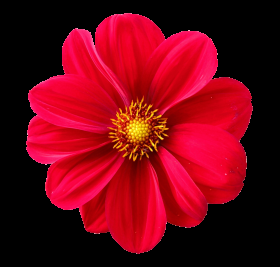
#> input picture flower.png, 280 x 267 px
$ python flower_effect.py
#> lines starting #> are read from the running program, lines starting #| are printed output that depends on the picture
import cv2

face = cv2.CascadeClassifier(cv2.data.haarcascades + 'haarcascade_frontalface_default.xml')
img = cv2.imread('flower.png')
#> img is the input picture: shape (267, 280, 3); mean B, G, R 19.4, 4.9, 109.1

cap = cv2.VideoCapture(0)

while True:
    _, frame = cap.read()
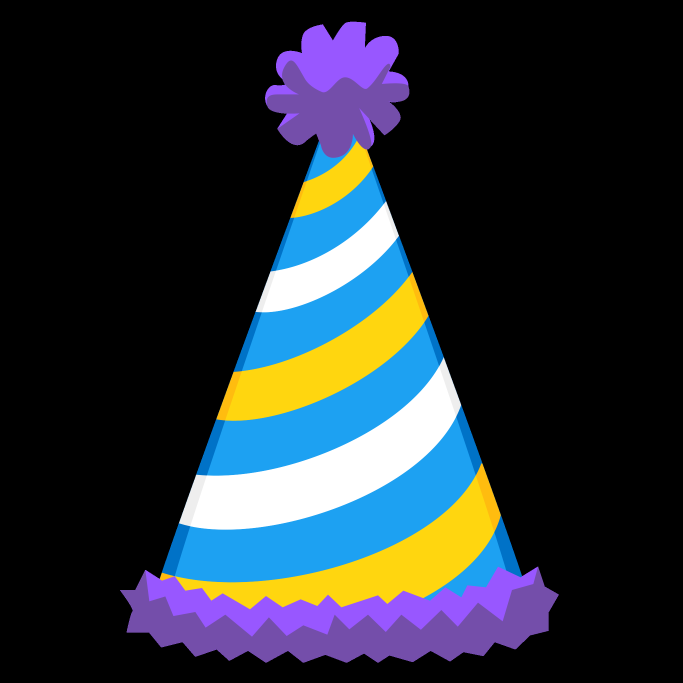
#> input picture hat.png, 2048 x 2048 px, given in place of the camera (shown at 1/3 size)
#> frame is the input picture: shape (2048, 2048, 3); mean B, G, R 53.8, 46.6, 39.8
    gray = cv2.cvtColor(frame, cv2.COLOR_BGR2GRAY)
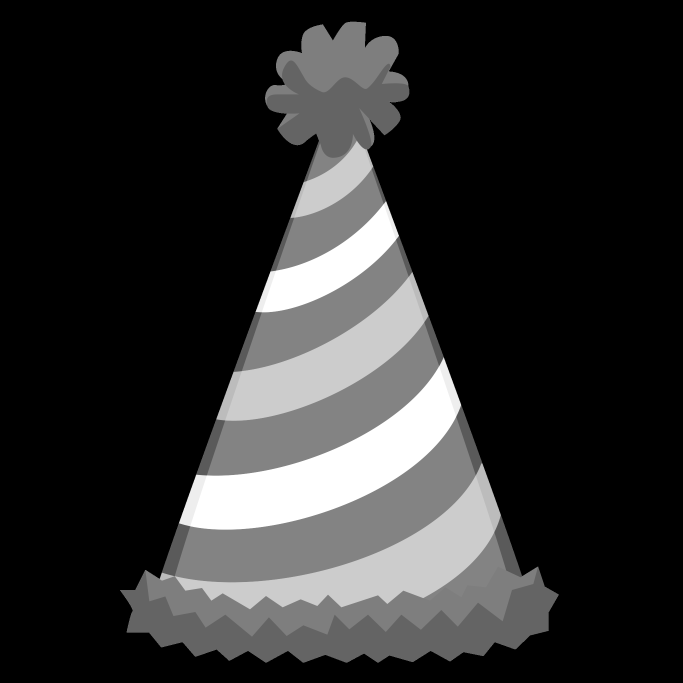
#> gray: shape (2048, 2048) (shown at 1/3 size); min 0, max 255, mean 45.5
    faces = face.detectMultiScale(gray, 1.1, 5, 30)
#> faces = ()

    for (x,y,w,h) in faces:
        ff = frame[y:(y+h)-y//4, x-x//6:x+w//6]
        fx, fy, _ = ff.shape
        try:
            flower = cv2.resize(img, (fy, fx))
            result = cv2.add(ff, flower)
            gray_result = cv2.cvtColor(result, cv2.COLOR_BGR2GRAY)
            for i in range(fx):
                for j in range(fy):
                    if gray_result[i][j] == 255:
                        result[i][j] = [0,0,0]
            frame[y:(y+h)-y//4, x-x//6:x+w//6] = result
        except:
            continue
#> this loop made 0 passes
    cv2.imshow('flower_effect', frame)
    if cv2.waitKey(1) & 0xFF == ord('q'):
#> (key q is pressed here)
        break

cap.release()
cv2.destroyAllWindows()
